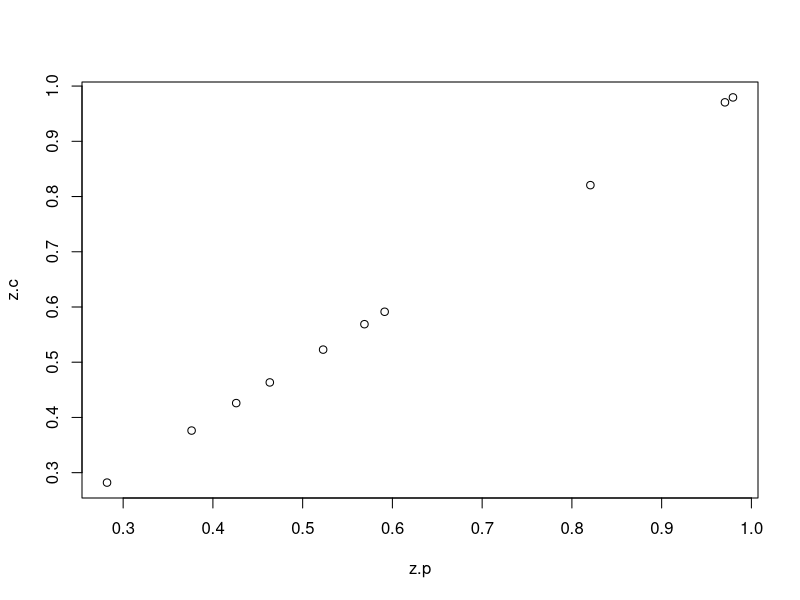
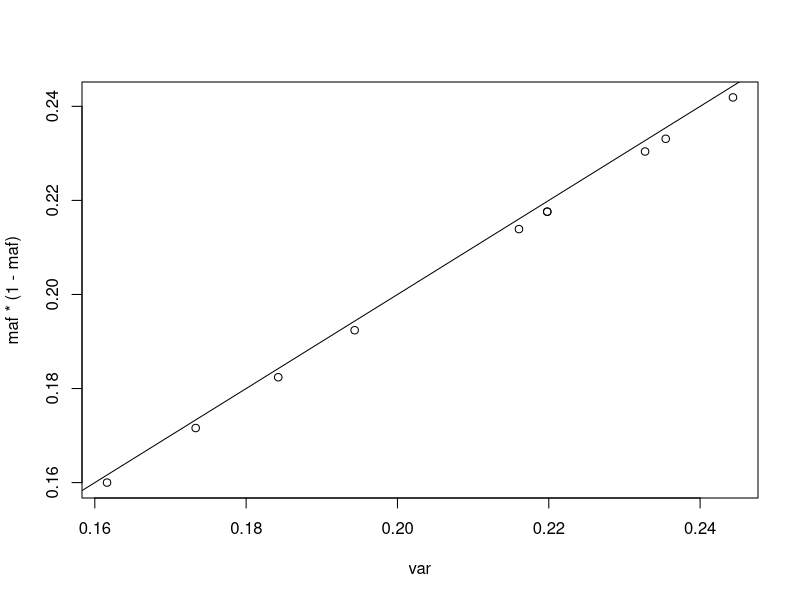

Here is the R script that generated these plots, in order:
## ---- chunk 1

z = rnorm(10, 0, 1)
z.p = 2 * (1 - pnorm(abs(z)))

z.c = 1 - pchisq(z^2, df = 1)

plot(z.p, z.c)
## ---- chunk 2
g = rbinom(1e3, 1, .3)
g = matrix(g, nrow = 1e2)

var = apply(g, 2, var)

maf = colMeans(g)
maf * (1-maf)
plot(var, maf * (1-maf)); abline(a = 0, b = 1)

g2 = apply(g, 2, scale)
var2 = apply(g2, 2, var)

y = 2 * g[, 1] + rnorm(1e2, 0, 3)

summary(lm(y ~ g))
summary(lm(y ~ g2))
summary(lm(scale(y) ~ g2))

fit = apply(g, 2, function(x) summary(lm(y ~ x)))
fit = lapply(fit, function(x) x$coefficient)

fit2 = apply(g2, 2, function(x) summary(lm(scale(y) ~ x)))
fit2 = lapply(fit2, function(x) x$coefficient)

fit.t = sapply(fit, function(x) x["x", "t value"])
fit2.t = sapply(fit2, function(x) x["x", "t value"])
## ---- chunk 3
x = c(1, 2, 8, 5, 8, 10, 3, 9, 1, 3)
y = x + rnorm(10, 0, 3)

summary(lm(y ~ x))
summary(lm(scale(y) ~ scale(x)))
summary(lm(y ~ scale(x)))
summary(lm(scale(y) ~ x))
